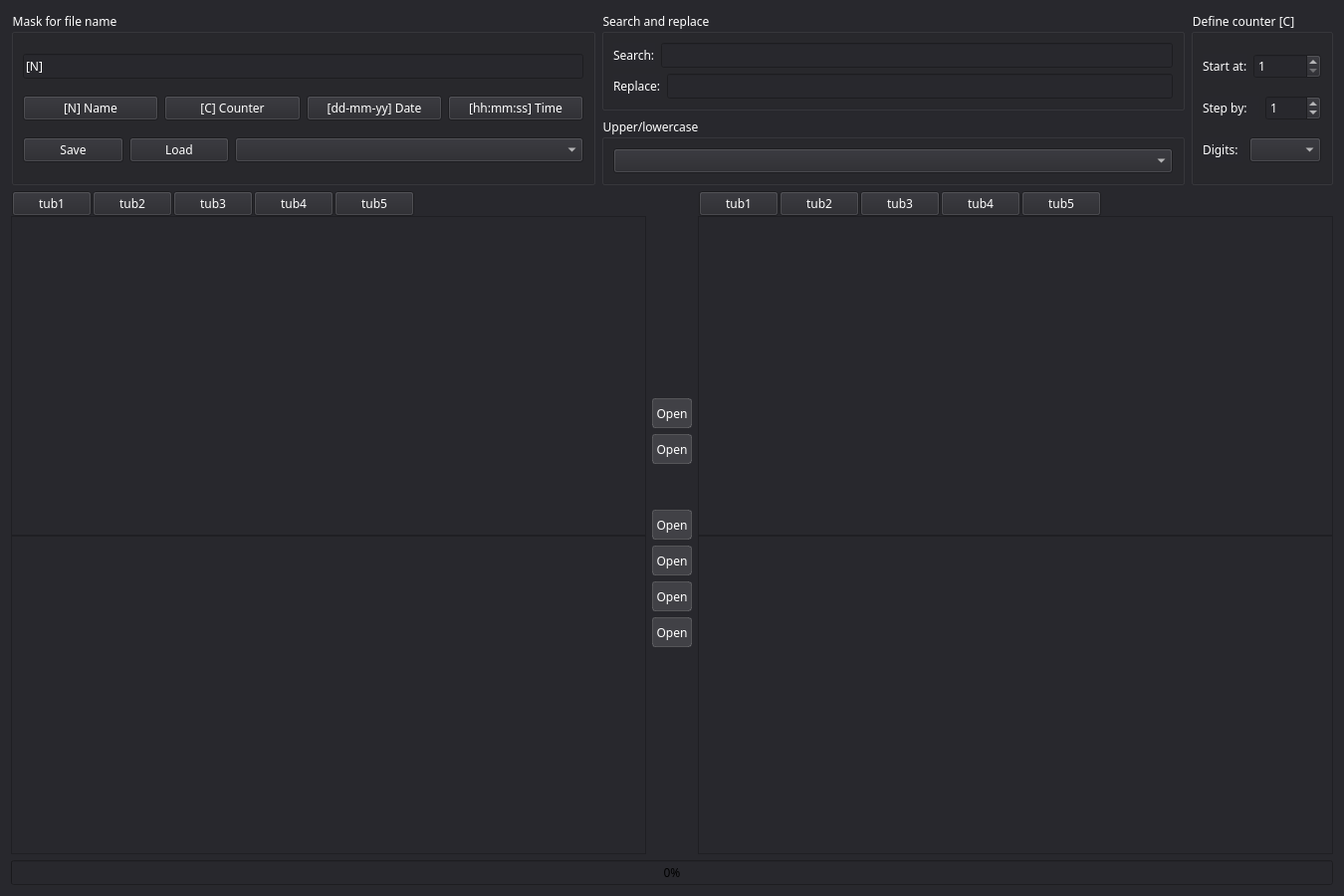
<?xml version="1.0" encoding="UTF-8"?>
<ui version="4.0">
 <class>FileManager</class>
 <widget class="QWidget" name="FileManager">
  <property name="geometry">
   <rect>
    <x>0</x>
    <y>0</y>
    <width>1350</width>
    <height>900</height>
   </rect>
  </property>
  <property name="sizePolicy">
   <sizepolicy hsizetype="Preferred" vsizetype="Preferred">
    <horstretch>0</horstretch>
    <verstretch>0</verstretch>
   </sizepolicy>
  </property>
  <property name="windowTitle">
   <string>File manager</string>
  </property>
  <property name="styleSheet">
   <string notr="true">background-color: rgb(40, 40, 45);
font-family: Noto Sans;
</string>
  </property>
  <layout class="QGridLayout" name="gridLayout_2">
   <item row="0" column="0">
    <layout class="QVBoxLayout" name="verticalLayout">
     <item>
      <layout class="QHBoxLayout" name="horizontalLayout_rename">
       <item>
        <widget class="QGroupBox" name="groupBox">
         <property name="styleSheet">
          <string notr="true">color: white</string>
         </property>
         <property name="title">
          <string>Mask for file name</string>
         </property>
         <layout class="QVBoxLayout" name="verticalLayout_9">
          <item>
           <widget class="QLineEdit" name="mask_full">
            <property name="text">
             <string>[N]</string>
            </property>
           </widget>
          </item>
          <item>
           <layout class="QHBoxLayout" name="horizontalLayout">
            <item>
             <widget class="QPushButton" name="mask_name">
              <property name="layoutDirection">
               <enum>Qt::LeftToRight</enum>
              </property>
              <property name="styleSheet">
               <string notr="true">QPushButton{
	 color: white;

}
QPushButton:hover{
color: white;
background-color:rgba(255,255,255,20);
}
QPushButton:pressed{
color: white;
background-color:rgba(255,255,255,30);
}</string>
              </property>
              <property name="text">
               <string>[N] Name</string>
              </property>
             </widget>
            </item>
            <item>
             <widget class="QPushButton" name="mask_counter">
              <property name="styleSheet">
               <string notr="true">QPushButton{
	 color: white;

}
QPushButton:hover{
color: white;
background-color:rgba(255,255,255,20);
}
QPushButton:pressed{
color: white;
background-color:rgba(255,255,255,30);
}</string>
              </property>
              <property name="text">
               <string>[C] Counter</string>
              </property>
             </widget>
            </item>
            <item>
             <widget class="QPushButton" name="mask_date">
              <property name="styleSheet">
               <string notr="true">QPushButton{
	 color: white;

}
QPushButton:hover{
color: white;
background-color:rgba(255,255,255,20);
}
QPushButton:pressed{
color: white;
background-color:rgba(255,255,255,30);
}</string>
              </property>
              <property name="text">
               <string>[dd-mm-yy] Date</string>
              </property>
             </widget>
            </item>
            <item>
             <widget class="QPushButton" name="mask_time">
              <property name="styleSheet">
               <string notr="true">QPushButton{
	 color: white;

}
QPushButton:hover{
color: white;
background-color:rgba(255,255,255,20);
}
QPushButton:pressed{
color: white;
background-color:rgba(255,255,255,30);
}</string>
              </property>
              <property name="text">
               <string>[hh:mm:ss] Time</string>
              </property>
             </widget>
            </item>
           </layout>
          </item>
          <item>
           <layout class="QHBoxLayout" name="horizontalLayout_2">
            <item>
             <widget class="QPushButton" name="btn_save_mask_preset">
              <property name="layoutDirection">
               <enum>Qt::LeftToRight</enum>
              </property>
              <property name="styleSheet">
               <string notr="true">QPushButton{
	 color: white;

}
QPushButton:hover{
color: white;
background-color:rgba(255,255,255,20);
}
QPushButton:pressed{
color: white;
background-color:rgba(255,255,255,30);
}</string>
              </property>
              <property name="text">
               <string>Save</string>
              </property>
             </widget>
            </item>
            <item>
             <widget class="QPushButton" name="btn_load_mask_preset">
              <property name="layoutDirection">
               <enum>Qt::LeftToRight</enum>
              </property>
              <property name="styleSheet">
               <string notr="true">QPushButton{
	 color: white;

}
QPushButton:hover{
color: white;
background-color:rgba(255,255,255,20);
}
QPushButton:pressed{
color: white;
background-color:rgba(255,255,255,30);
}</string>
              </property>
              <property name="text">
               <string>Load</string>
              </property>
             </widget>
            </item>
            <item>
             <widget class="QComboBox" name="comboBox_preset">
              <property name="minimumSize">
               <size>
                <width>350</width>
                <height>0</height>
               </size>
              </property>
              <property name="currentText">
               <string/>
              </property>
             </widget>
            </item>
           </layout>
          </item>
         </layout>
        </widget>
       </item>
       <item>
        <layout class="QVBoxLayout" name="verticalLayout_2">
         <item>
          <widget class="QGroupBox" name="groupBox_2">
           <property name="styleSheet">
            <string notr="true">color: white</string>
           </property>
           <property name="title">
            <string>Search and replace</string>
           </property>
           <layout class="QVBoxLayout" name="verticalLayout_7">
            <item>
             <layout class="QVBoxLayout" name="verticalLayout_5">
              <item>
               <layout class="QHBoxLayout" name="horizontalLayout_3">
                <item>
                 <widget class="QLabel" name="label_3">
                  <property name="text">
                   <string>Search:</string>
                  </property>
                 </widget>
                </item>
                <item>
                 <widget class="QLineEdit" name="mask_search">
                  <property name="text">
                   <string/>
                  </property>
                 </widget>
                </item>
               </layout>
              </item>
              <item>
               <layout class="QHBoxLayout" name="horizontalLayout_4">
                <item>
                 <widget class="QLabel" name="label_4">
                  <property name="text">
                   <string>Replace:</string>
                  </property>
                 </widget>
                </item>
                <item>
                 <widget class="QLineEdit" name="mask_replace">
                  <property name="text">
                   <string/>
                  </property>
                 </widget>
                </item>
               </layout>
              </item>
             </layout>
            </item>
           </layout>
          </widget>
         </item>
         <item>
          <widget class="QGroupBox" name="groupBox_4">
           <property name="styleSheet">
            <string notr="true">color: white</string>
           </property>
           <property name="title">
            <string>Upper/lowercase</string>
           </property>
           <layout class="QGridLayout" name="gridLayout_4">
            <item row="0" column="0">
             <widget class="QComboBox" name="comboBox_upper"/>
            </item>
           </layout>
          </widget>
         </item>
        </layout>
       </item>
       <item>
        <widget class="QGroupBox" name="define_counter_group">
         <property name="styleSheet">
          <string notr="true">color: white</string>
         </property>
         <property name="title">
          <string>Define counter [C]</string>
         </property>
         <layout class="QVBoxLayout" name="verticalLayout_8">
          <item>
           <layout class="QHBoxLayout" name="horizontalLayout_5">
            <item>
             <widget class="QLabel" name="label_5">
              <property name="text">
               <string>Start at:</string>
              </property>
             </widget>
            </item>
            <item>
             <widget class="QSpinBox" name="spinBox_start">
              <property name="minimum">
               <number>1</number>
              </property>
              <property name="maximum">
               <number>999999</number>
              </property>
             </widget>
            </item>
           </layout>
          </item>
          <item>
           <layout class="QHBoxLayout" name="horizontalLayout_6">
            <item>
             <widget class="QLabel" name="label_6">
              <property name="text">
               <string>Step by:</string>
              </property>
             </widget>
            </item>
            <item>
             <widget class="QSpinBox" name="spinBox_step">
              <property name="minimum">
               <number>0</number>
              </property>
              <property name="value">
               <number>1</number>
              </property>
             </widget>
            </item>
           </layout>
          </item>
          <item>
           <layout class="QHBoxLayout" name="horizontalLayout_7">
            <item>
             <widget class="QLabel" name="label_7">
              <property name="text">
               <string>Digits:</string>
              </property>
             </widget>
            </item>
            <item>
             <widget class="QComboBox" name="comboBox_digits">
              <property name="currentIndex">
               <number>-1</number>
              </property>
             </widget>
            </item>
           </layout>
          </item>
         </layout>
        </widget>
       </item>
      </layout>
     </item>
     <item>
      <layout class="QHBoxLayout" name="horizontalLayout_work">
       <item>
        <layout class="QVBoxLayout" name="verticalLayout_source">
         <property name="spacing">
          <number>0</number>
         </property>
         <item>
          <layout class="QHBoxLayout" name="horizontalLayout_13">
           <property name="spacing">
            <number>1</number>
           </property>
           <property name="leftMargin">
            <number>1</number>
           </property>
           <property name="rightMargin">
            <number>1</number>
           </property>
           <item>
            <widget class="QPushButton" name="source_tub1">
             <property name="styleSheet">
              <string notr="true">QPushButton{
color: white;
}
QPushButton:hover{
color: white;
background-color:rgba(255,255,255,20);
}
QPushButton:pressed{
color: white;
background-color:rgba(255,255,255,30);
}</string>
             </property>
             <property name="text">
              <string>tub1</string>
             </property>
            </widget>
           </item>
           <item>
            <widget class="QPushButton" name="source_tub2">
             <property name="styleSheet">
              <string notr="true">QPushButton{
color: white;
}
QPushButton:hover{
color: white;
background-color:rgba(255,255,255,20);
}
QPushButton:pressed{
color: white;
background-color:rgba(255,255,255,30);
}</string>
             </property>
             <property name="text">
              <string>tub2</string>
             </property>
            </widget>
           </item>
           <item>
            <widget class="QPushButton" name="source_tub3">
             <property name="styleSheet">
              <string notr="true">QPushButton{
color: white;
}
QPushButton:hover{
color: white;
background-color:rgba(255,255,255,20);
}
QPushButton:pressed{
color: white;
background-color:rgba(255,255,255,30);
}</string>
             </property>
             <property name="text">
              <string>tub3</string>
             </property>
            </widget>
           </item>
           <item>
            <widget class="QPushButton" name="source_tub4">
             <property name="styleSheet">
              <string notr="true">QPushButton{
color: white;
}
QPushButton:hover{
color: white;
background-color:rgba(255,255,255,20);
}
QPushButton:pressed{
color: white;
background-color:rgba(255,255,255,30);
}</string>
             </property>
             <property name="text">
              <string>tub4</string>
             </property>
            </widget>
           </item>
           <item>
            <widget class="QPushButton" name="source_tub5">
             <property name="styleSheet">
              <string notr="true">QPushButton{
color: white;
}
QPushButton:hover{
color: white;
background-color:rgba(255,255,255,20);
}
QPushButton:pressed{
color: white;
background-color:rgba(255,255,255,30);
}</string>
             </property>
             <property name="text">
              <string>tub5</string>
             </property>
            </widget>
           </item>
           <item>
            <spacer name="horizontalSpacer_2">
             <property name="orientation">
              <enum>Qt::Horizontal</enum>
             </property>
             <property name="sizeHint" stdset="0">
              <size>
               <width>40</width>
               <height>20</height>
              </size>
             </property>
            </spacer>
           </item>
          </layout>
         </item>
         <item>
          <widget class="QListWidget" name="listWidget_source">
           <property name="alternatingRowColors">
            <bool>true</bool>
           </property>
           <property name="selectionMode">
            <enum>QAbstractItemView::ContiguousSelection</enum>
           </property>
           <property name="selectionBehavior">
            <enum>QAbstractItemView::SelectRows</enum>
           </property>
           <property name="layoutMode">
            <enum>QListView::SinglePass</enum>
           </property>
           <property name="sortingEnabled">
            <bool>true</bool>
           </property>
          </widget>
         </item>
         <item>
          <widget class="QTreeView" name="treeView_source">
           <property name="selectionMode">
            <enum>QAbstractItemView::ContiguousSelection</enum>
           </property>
          </widget>
         </item>
        </layout>
       </item>
       <item>
        <widget class="QFrame" name="Buttons">
         <property name="styleSheet">
          <string notr="true">color: rgb(146, 146, 146);
border: 0px;</string>
         </property>
         <layout class="QVBoxLayout" name="verticalLayout_buttons">
          <property name="leftMargin">
           <number>0</number>
          </property>
          <property name="topMargin">
           <number>0</number>
          </property>
          <property name="rightMargin">
           <number>0</number>
          </property>
          <property name="bottomMargin">
           <number>0</number>
          </property>
          <item>
           <spacer name="verticalSpacer_2">
            <property name="orientation">
             <enum>Qt::Vertical</enum>
            </property>
            <property name="sizeHint" stdset="0">
             <size>
              <width>20</width>
              <height>40</height>
             </size>
            </property>
           </spacer>
          </item>
          <item>
           <widget class="QToolButton" name="rename_Button">
            <property name="minimumSize">
             <size>
              <width>40</width>
              <height>30</height>
             </size>
            </property>
            <property name="maximumSize">
             <size>
              <width>40</width>
              <height>30</height>
             </size>
            </property>
            <property name="baseSize">
             <size>
              <width>40</width>
              <height>30</height>
             </size>
            </property>
            <property name="toolTip">
             <string>Открыть в таблице</string>
            </property>
            <property name="styleSheet">
             <string notr="true">QToolButton{
	 color: rgb(255, 255, 255);
     background-color:rgba(255,255,255,30);
     border: 1px solid rgba(255,255,255,40);
     border-radius:3px;
}
QToolButton:hover{
background-color:rgba(255,255,255,50);
}
QToolButton:pressed{
background-color:rgba(255,255,255,70);
}</string>
            </property>
            <property name="text">
             <string>Open</string>
            </property>
            <property name="icon">
             <iconset resource="../icons.qrc">
              <normaloff>:/bl_img/icons/text_rotation_none_FILL0_wght400_GRAD0_opsz24.svg</normaloff>:/bl_img/icons/text_rotation_none_FILL0_wght400_GRAD0_opsz24.svg</iconset>
            </property>
            <property name="iconSize">
             <size>
              <width>20</width>
              <height>35</height>
             </size>
            </property>
            <property name="toolButtonStyle">
             <enum>Qt::ToolButtonIconOnly</enum>
            </property>
           </widget>
          </item>
          <item>
           <widget class="QToolButton" name="undo_rename_Button">
            <property name="minimumSize">
             <size>
              <width>40</width>
              <height>30</height>
             </size>
            </property>
            <property name="maximumSize">
             <size>
              <width>40</width>
              <height>30</height>
             </size>
            </property>
            <property name="baseSize">
             <size>
              <width>40</width>
              <height>30</height>
             </size>
            </property>
            <property name="toolTip">
             <string>Открыть в таблице</string>
            </property>
            <property name="styleSheet">
             <string notr="true">QToolButton{
	 color: rgb(255, 255, 255);
     background-color:rgba(255,255,255,30);
     border: 1px solid rgba(255,255,255,40);
     border-radius:3px;
}
QToolButton:hover{
background-color:rgba(255,255,255,50);
}
QToolButton:pressed{
background-color:rgba(255,255,255,70);
}</string>
            </property>
            <property name="text">
             <string>Open</string>
            </property>
            <property name="icon">
             <iconset resource="../icons.qrc">
              <normaloff>:/bl_img/icons/repartition_FILL0_wght400_GRAD0_opsz24.svg</normaloff>:/bl_img/icons/repartition_FILL0_wght400_GRAD0_opsz24.svg</iconset>
            </property>
            <property name="iconSize">
             <size>
              <width>20</width>
              <height>35</height>
             </size>
            </property>
            <property name="toolButtonStyle">
             <enum>Qt::ToolButtonIconOnly</enum>
            </property>
           </widget>
          </item>
          <item>
           <spacer name="verticalSpacer_3">
            <property name="orientation">
             <enum>Qt::Vertical</enum>
            </property>
            <property name="sizeType">
             <enum>QSizePolicy::Minimum</enum>
            </property>
            <property name="sizeHint" stdset="0">
             <size>
              <width>20</width>
              <height>40</height>
             </size>
            </property>
           </spacer>
          </item>
          <item>
           <widget class="QToolButton" name="copy_to_dbButton">
            <property name="minimumSize">
             <size>
              <width>40</width>
              <height>30</height>
             </size>
            </property>
            <property name="maximumSize">
             <size>
              <width>40</width>
              <height>30</height>
             </size>
            </property>
            <property name="baseSize">
             <size>
              <width>40</width>
              <height>30</height>
             </size>
            </property>
            <property name="toolTip">
             <string>Открыть в таблице</string>
            </property>
            <property name="styleSheet">
             <string notr="true">QToolButton{
	 color: rgb(255, 255, 255);
     background-color:rgba(255,255,255,30);
     border: 1px solid rgba(255,255,255,40);
     border-radius:3px;
}
QToolButton:hover{
background-color:rgba(255,255,255,50);
}
QToolButton:pressed{
background-color:rgba(255,255,255,70);
}</string>
            </property>
            <property name="text">
             <string>Open</string>
            </property>
            <property name="icon">
             <iconset resource="../icons.qrc">
              <normaloff>:/bl_img/icons/arrow_forward_FILL0_wght400_GRAD0_opsz24.svg</normaloff>:/bl_img/icons/arrow_forward_FILL0_wght400_GRAD0_opsz24.svg</iconset>
            </property>
            <property name="iconSize">
             <size>
              <width>20</width>
              <height>35</height>
             </size>
            </property>
            <property name="toolButtonStyle">
             <enum>Qt::ToolButtonIconOnly</enum>
            </property>
           </widget>
          </item>
          <item>
           <widget class="QToolButton" name="move_to_dbButton">
            <property name="minimumSize">
             <size>
              <width>40</width>
              <height>30</height>
             </size>
            </property>
            <property name="maximumSize">
             <size>
              <width>40</width>
              <height>30</height>
             </size>
            </property>
            <property name="baseSize">
             <size>
              <width>40</width>
              <height>30</height>
             </size>
            </property>
            <property name="toolTip">
             <string>Открыть в таблице</string>
            </property>
            <property name="styleSheet">
             <string notr="true">QToolButton{
	 color: rgb(255, 255, 255);
     background-color:rgba(255,255,255,30);
     border: 1px solid rgba(255,255,255,40);
     border-radius:3px;
}
QToolButton:hover{
background-color:rgba(255,255,255,50);
}
QToolButton:pressed{
background-color:rgba(255,255,255,70);
}</string>
            </property>
            <property name="text">
             <string>Open</string>
            </property>
            <property name="icon">
             <iconset resource="../icons.qrc">
              <normaloff>:/bl_img/icons/keyboard_tab_FILL0_wght400_GRAD0_opsz24.svg</normaloff>:/bl_img/icons/keyboard_tab_FILL0_wght400_GRAD0_opsz24.svg</iconset>
            </property>
            <property name="iconSize">
             <size>
              <width>20</width>
              <height>35</height>
             </size>
            </property>
            <property name="toolButtonStyle">
             <enum>Qt::ToolButtonIconOnly</enum>
            </property>
           </widget>
          </item>
          <item>
           <widget class="QToolButton" name="copy_from_dbButton">
            <property name="enabled">
             <bool>true</bool>
            </property>
            <property name="minimumSize">
             <size>
              <width>40</width>
              <height>30</height>
             </size>
            </property>
            <property name="maximumSize">
             <size>
              <width>40</width>
              <height>30</height>
             </size>
            </property>
            <property name="baseSize">
             <size>
              <width>40</width>
              <height>30</height>
             </size>
            </property>
            <property name="toolTip">
             <string>Открыть в таблице</string>
            </property>
            <property name="styleSheet">
             <string notr="true">QToolButton{
color: rgb(255, 255, 255);
background-color:rgba(255,255,255,30);
border: 1px solid rgba(255,255,255,40);
border-radius:3px;
}
QToolButton:hover{
background-color:rgba(255,255,255,50);
}
QToolButton:pressed{
background-color:rgba(255,255,255,70);
}</string>
            </property>
            <property name="text">
             <string>Open</string>
            </property>
            <property name="icon">
             <iconset resource="../icons.qrc">
              <normaloff>:/bl_img/icons/arrow_back_FILL0_wght400_GRAD0_opsz24.svg</normaloff>:/bl_img/icons/arrow_back_FILL0_wght400_GRAD0_opsz24.svg</iconset>
            </property>
            <property name="iconSize">
             <size>
              <width>20</width>
              <height>35</height>
             </size>
            </property>
            <property name="toolButtonStyle">
             <enum>Qt::ToolButtonIconOnly</enum>
            </property>
           </widget>
          </item>
          <item>
           <widget class="QToolButton" name="move_from_dbButton">
            <property name="minimumSize">
             <size>
              <width>40</width>
              <height>30</height>
             </size>
            </property>
            <property name="maximumSize">
             <size>
              <width>40</width>
              <height>30</height>
             </size>
            </property>
            <property name="baseSize">
             <size>
              <width>40</width>
              <height>30</height>
             </size>
            </property>
            <property name="toolTip">
             <string>Открыть в таблице</string>
            </property>
            <property name="styleSheet">
             <string notr="true">QToolButton{
	 color: rgb(255, 255, 255);
     background-color:rgba(255,255,255,30);
     border: 1px solid rgba(255,255,255,40);
     border-radius:3px;
}
QToolButton:hover{
background-color:rgba(255,255,255,50);
}
QToolButton:pressed{
background-color:rgba(255,255,255,70);
}</string>
            </property>
            <property name="text">
             <string>Open</string>
            </property>
            <property name="icon">
             <iconset resource="../icons.qrc">
              <normaloff>:/bl_img/icons/keyboard_tab_rtl_FILL0_wght400_GRAD0_opsz24.svg</normaloff>:/bl_img/icons/keyboard_tab_rtl_FILL0_wght400_GRAD0_opsz24.svg</iconset>
            </property>
            <property name="iconSize">
             <size>
              <width>20</width>
              <height>35</height>
             </size>
            </property>
            <property name="toolButtonStyle">
             <enum>Qt::ToolButtonIconOnly</enum>
            </property>
           </widget>
          </item>
          <item>
           <spacer name="verticalSpacer">
            <property name="orientation">
             <enum>Qt::Vertical</enum>
            </property>
            <property name="sizeHint" stdset="0">
             <size>
              <width>20</width>
              <height>40</height>
             </size>
            </property>
           </spacer>
          </item>
         </layout>
        </widget>
       </item>
       <item>
        <layout class="QVBoxLayout" name="verticalLayout_destination">
         <property name="spacing">
          <number>0</number>
         </property>
         <item>
          <layout class="QHBoxLayout" name="horizontalLayout_8">
           <property name="spacing">
            <number>1</number>
           </property>
           <property name="leftMargin">
            <number>1</number>
           </property>
           <property name="rightMargin">
            <number>1</number>
           </property>
           <item>
            <widget class="QPushButton" name="destination_tub1">
             <property name="styleSheet">
              <string notr="true">QPushButton{
color: white;
}
QPushButton:hover{
color: white;
background-color:rgba(255,255,255,20);
}
QPushButton:pressed{
color: white;
background-color:rgba(255,255,255,30);
}</string>
             </property>
             <property name="text">
              <string>tub1</string>
             </property>
            </widget>
           </item>
           <item>
            <widget class="QPushButton" name="destination_tub2">
             <property name="styleSheet">
              <string notr="true">QPushButton{
color: white;
}
QPushButton:hover{
color: white;
background-color:rgba(255,255,255,20);
}
QPushButton:pressed{
color: white;
background-color:rgba(255,255,255,30);
}</string>
             </property>
             <property name="text">
              <string>tub2</string>
             </property>
            </widget>
           </item>
           <item>
            <widget class="QPushButton" name="destination_tub3">
             <property name="styleSheet">
              <string notr="true">QPushButton{
color: white;
}
QPushButton:hover{
color: white;
background-color:rgba(255,255,255,20);
}
QPushButton:pressed{
color: white;
background-color:rgba(255,255,255,30);
}</string>
             </property>
             <property name="text">
              <string>tub3</string>
             </property>
            </widget>
           </item>
           <item>
            <widget class="QPushButton" name="destination_tub4">
             <property name="styleSheet">
              <string notr="true">QPushButton{
color: white;
}
QPushButton:hover{
color: white;
background-color:rgba(255,255,255,20);
}
QPushButton:pressed{
color: white;
background-color:rgba(255,255,255,30);
}</string>
             </property>
             <property name="text">
              <string>tub4</string>
             </property>
            </widget>
           </item>
           <item>
            <widget class="QPushButton" name="destination_tub5">
             <property name="styleSheet">
              <string notr="true">QPushButton{
color: white;
}
QPushButton:hover{
color: white;
background-color:rgba(255,255,255,20);
}
QPushButton:pressed{
color: white;
background-color:rgba(255,255,255,30);
}</string>
             </property>
             <property name="text">
              <string>tub5</string>
             </property>
            </widget>
           </item>
           <item>
            <spacer name="horizontalSpacer_3">
             <property name="orientation">
              <enum>Qt::Horizontal</enum>
             </property>
             <property name="sizeHint" stdset="0">
              <size>
               <width>40</width>
               <height>20</height>
              </size>
             </property>
            </spacer>
           </item>
          </layout>
         </item>
         <item>
          <widget class="QListWidget" name="listWidget_destination">
           <property name="alternatingRowColors">
            <bool>true</bool>
           </property>
           <property name="selectionMode">
            <enum>QAbstractItemView::ContiguousSelection</enum>
           </property>
           <property name="selectionBehavior">
            <enum>QAbstractItemView::SelectRows</enum>
           </property>
           <property name="sortingEnabled">
            <bool>true</bool>
           </property>
          </widget>
         </item>
         <item>
          <widget class="QTreeView" name="treeView_destination">
           <property name="selectionMode">
            <enum>QAbstractItemView::ContiguousSelection</enum>
           </property>
          </widget>
         </item>
        </layout>
       </item>
      </layout>
     </item>
     <item>
      <widget class="QProgressBar" name="progressBar">
       <property name="minimumSize">
        <size>
         <width>700</width>
         <height>0</height>
        </size>
       </property>
       <property name="value">
        <number>0</number>
       </property>
      </widget>
     </item>
    </layout>
   </item>
  </layout>
 </widget>
 <resources>
  <include location="../icons.qrc"/>
 </resources>
 <connections/>
</ui>
